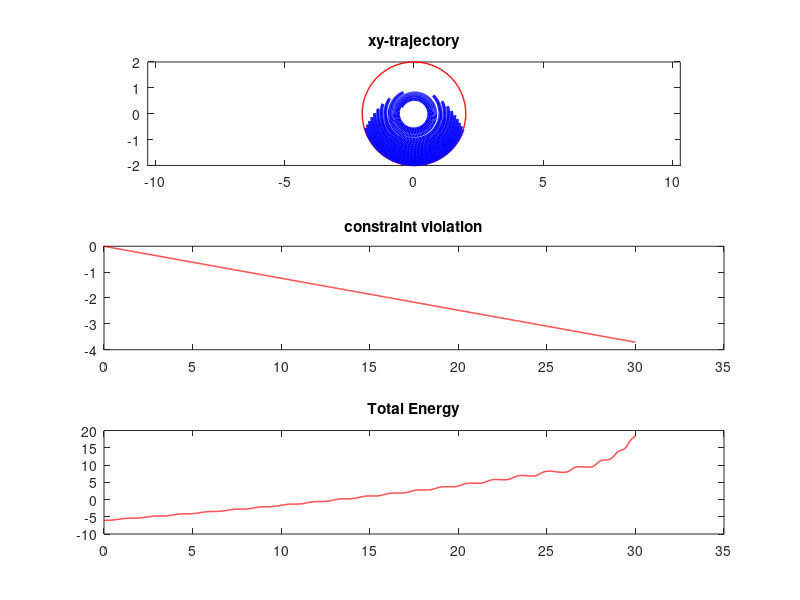

Here is the MATLAB script that generated this plot:
%
% Solve the pendulum DAE
%
% x' = u
% y' = v
% u' = lambda*x
% v' = lambda*y - g
% x^2 + y^2 = ell^2
%
% index reduction
% 2 * x * x' + 2 * y * y' = 0 ==> x*u+y*v=0
%
% x'*u + x*u' + y' * v + y * v' = 0 ==> u^2 + v^2 + lambda * ( x^2 + y^2 ) - y * g = 0
%
% Eliminazione lambda ==> lambda(x,y,u,v) = (y*g - (u^2 + v^2 ))/(x^2+y^2)
%
% x' = u
% y' = v
% u' = lambda(x,y,u,v)*x
% v' = lambda(x,y,u,v)*y - g
%
% using explicit Euler
%
% x(k+1) = x(k) + dt*( u(k) )
% y(k+1) = y(k) + dt*( v(k) )
% u(k+1) = u(k) + dt*( lambda(x(k),y(k),u(k),v(k))*x(k) )
% v(k+1) = v(k) + dt*( lambda(x(k),y(k),u(k),v(k))*y - g )
%
T_max = 30;
g     = 9.81;
ell   = 2;
%
% mesh point
%
%
% set initial data
%
t = [0];
x = [ell*cos(0.1*pi)];
y = [-ell*sin(0.1*pi)];
u = [0];
v = [0.1];
%
% Advance
%
lambda = @(x,y,u,v) (y*g - (u^2 + v^2 ))/(x^2+y^2);
dt     = 0.01;
ODE    = @(X) [ X(3); X(4); lambda(X(1),X(2),X(3),X(4))*X(1); lambda(X(1),X(2),X(3),X(4))*X(2)- g];

while t(end) < T_max
  X0 = [ x(end); y(end); u(end); v(end)];
  K1 = dt*ODE(X0);
  K2 = dt*ODE(X0+K1/2);
  K3 = dt*ODE(X0+K2/2);
  K4 = dt*ODE(X0+K3);
  X1 = X0+(1/6)*(K1+K4)+(1/3)*(K2+K3);
  % append solution
  t(end+1) = t(end) + dt;
  x(end+1) = X1(1);
  y(end+1) = X1(2);
  u(end+1) = X1(3);
  v(end+1) = X1(4);
end
%
% plot
%
close all;
subplot(3,1,1);
% plot a red circle with the exact solution
hold off
tt = 0:pi/100:2*pi;
xx = ell*cos(tt);
yy = ell*sin(tt);
plot( xx, yy, '-', 'LineWidth', 1, 'Color', 'red' );

% plot a blue dotted line with the numerical solution
hold on
plot( x, y, '-', 'LineWidth', 2, 'Color', 'blue' );
axis equal
title('xy-trajectory');

subplot(3,1,2);
% plot a red circle with the exact solution
plot( t, x.^2+y.^2-ell^2, '-', 'LineWidth', 1, 'Color', 'red' );
title('constraint violation');

subplot(3,1,3);
% plot a red circle with the exact solution
E = (1/2)*(u.^2+v.^2)+g*y;
plot( t, E, '-', 'LineWidth', 1, 'Color', 'red' );
title('Total Energy');